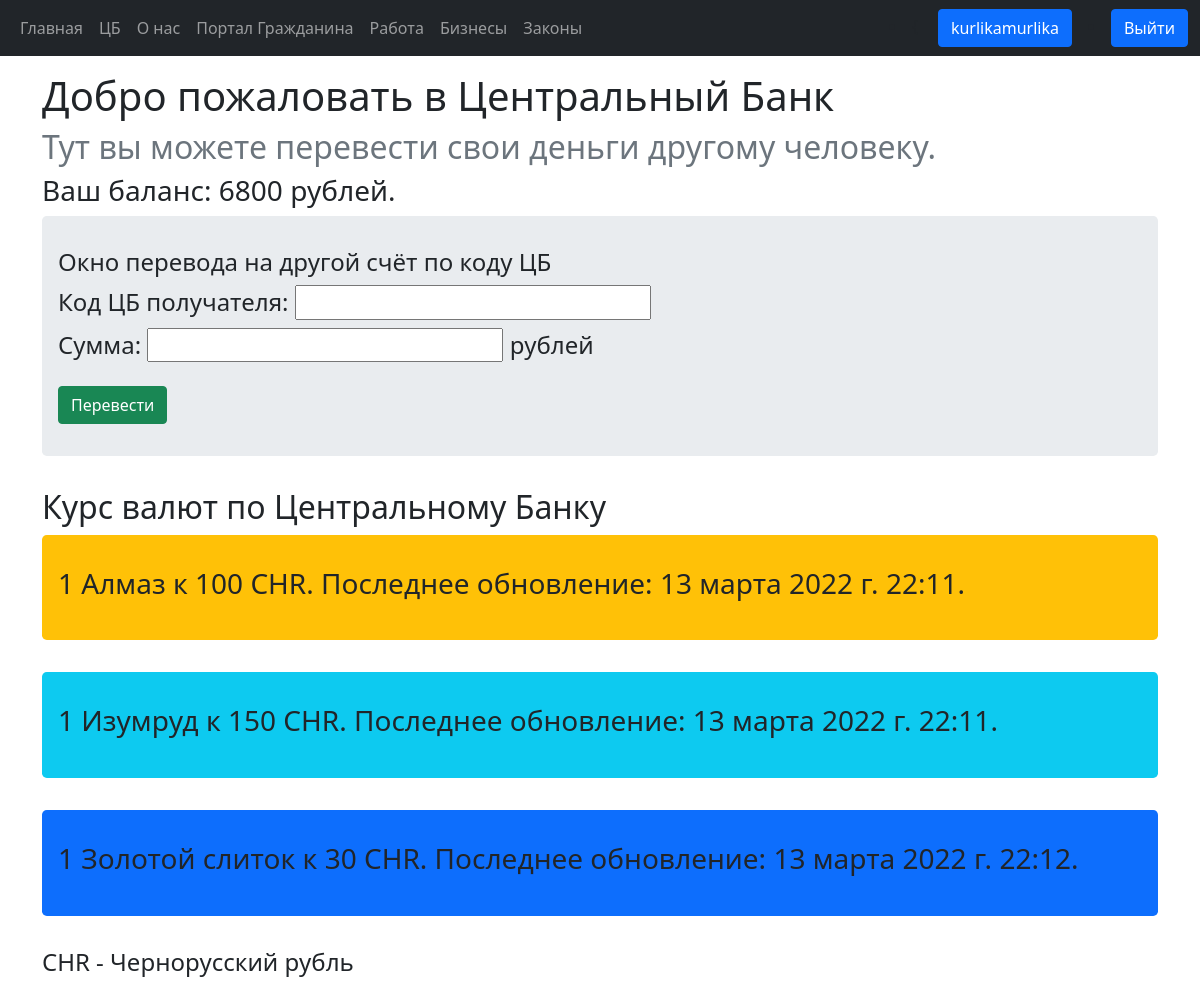
/send/ (signed in), run on the app's committed database.
### bank/models.py (models this page shows, shortened)
class BankAccount(models.Model):
    user = models.ForeignKey(User, on_delete=models.CASCADE, blank=True, null=True)
    name = models.CharField(max_length=10, unique=True)
    balance = models.IntegerField(default=0)
    account_type = models.CharField(max_length=20, default='personal')

class ExchangeRate(models.Model):
    resource = models.CharField(max_length=100)
    rate = models.IntegerField(default=1)
    last_update = models.DateTimeField(default=timezone.now)

### bank/views.py (the view, shortened to what this page needs)
# urls.py: path('send/', views.send, name='send'),
def send(request):
    works = True
    bank_account = ''
    not_enough_money = False
    try:
        bank_account = BankAccount.objects.filter(user_id=request.user.id).get(account_type='personal')
        has_bank = True
    except:
        has_bank = False
    form = SendMoney(request.POST or None)
    send_dict = {
        'has_bank': has_bank,
        'bank_account': bank_account,
        'form': form,
        'works': works,
        'not_enough_money': not_enough_money,
        "exchange_rates": ExchangeRate.objects.all(),
    }
    return render(request, 'bank/send.html', context=send_dict)

### bank/forms.py
class SendMoney(forms.Form):
    receiver = forms.CharField(max_length=10, min_length=10, label='Код ЦБ получателя')
    amount = forms.IntegerField(min_value=100, label="Сумма")

### bank/templates/bank/send.html (shortened to what this page needs)
<!DOCTYPE html>
{% extends 'bank/base.html' %}
{% block body_content %}
    {% if user.is_authenticated %}
        <h1>Добро пожаловать в Центральный Банк</h1>
        <h2 class="text-secondary">Тут вы можете перевести свои деньги другому человеку.</h2>
        {% if has_bank %}
            <h3>Ваш баланс: {{ bank_account.balance }} рублей.</h3>
            <div class="jumbotron" id="send_money_code">
                <h4>Окно перевода на другой счёт по коду ЦБ</h4>
                <form method="post" action="">
                    <h4>{{ form.receiver.label_tag }} {{ form.receiver }}</h4>
                    <h4>{{ form.amount.label_tag }} {{ form.amount }} рублей</h4>
                    <button class="btn btn-success btn-large mt-3" type="submit">Перевести</button>
                </form>
            </div>
            <h2>Курс валют по Центральному Банку</h2>
            {% for exchange_rate in exchange_rates %}
                <div class="jumbotron bg-{% cycle 'warning' 'info' 'primary' %}">
                    <h3>1 {{ exchange_rate.resource }} к  {{ exchange_rate.rate }} CHR. Последнее обновление: {{ exchange_rate.last_update }}.</h3>
                </div>
            {% endfor %}
            <h4>CHR - Чернорусский рубль</h4>
        {% else %}
            <h1 class="text-warning">Сначала создайте себе банковский счёт <a class="" href="{% url 'bank:profile' user.id %}">здесь</a>.</h1>
        {% endif %}
    {% else %}
        <h1>Сначала войдите в аккаунт</h1>
    {% endif %}
{% endblock %}

### bank/templates/bank/base.html (shortened to what this page needs)
<!DOCTYPE html>
<html lang="ru">
<head>
    <link href="https://cdn.jsdelivr.net/npm/bootstrap@5.1.2/dist/css/bootstrap.min.css" rel="stylesheet">
</head>
<body>
{% load static %}
<link href="{% static 'bank/style.css' %}" rel="stylesheet">
<nav class="navbar navbar-expand-sm bg-dark navbar-dark">
        <div class="container-fluid">
            <ul class="navbar-nav">
                <li class="nav-item">
                    <a class="nav-link" href="{% url 'bank:index' %}">Главная</a>
                </li>
                <li class="nav-item">
                    <a class="nav-link" href="{% url 'bank:send' %}">ЦБ</a>
                </li>
                <li class="nav-item">
                    <a class="nav-link" href="{% url 'bank:about_us' %}">О нас</a>
                </li>
                <li class="nav-item">
                    <a class='nav-link' href="{% url 'bank:citizen' %}">Портал Гражданина</a>
                </li>
                <li class="nav-item">
                    <a class='nav-link' href="{% url 'bank:jobs' %}">Работа</a>
                </li>
                <li class="nav-item">
                    <a class='nav-link' href="{% url 'bank:businesses' %}">Бизнесы</a>
                </li>
                <li class="nav-item">
                    <a class="nav-link" href="{% url 'bank:laws' %}">Законы</a>
                </li>
            </ul>
            <div class="d-flex">
                {% if user.is_authenticated %}
                    <li class="nav-item">{
                        <a class="btn btn-primary mx-3" href="{% url 'bank:profile' user.id%}">{{ user.get_username }}</a></li>
                    <li class="nav-item">
                        <a class="btn btn-primary" href="{% url 'logout'%}?next={{request.path}}">Выйти</a>
                    </li>
                {% endif %}
            </div>
        </div>
</nav>
<div class="container mt-3">
{% if user.is_authenticated %}
{% block body_content %}
{% endblock %}
{% else %}
<h1>Войдите в аккаунт для дальнейшего использования</h1>
{% endif %}
</div>
</body>
</html>

### bank/static/bank/style.css (style rules this page uses)
.jumbotron { padding: 2rem 1rem; margin-bottom: 2rem; background-color: #e9ecef; border-radius: .3rem; }

### data on the page
BankAccount: balance "6800"
ExchangeRate: resource "Алмаз", rate "100", last_update "13 марта 2022 г. 22:11"
ExchangeRate: resource "Изумруд", rate "150", last_update "13 марта 2022 г. 22:11"
ExchangeRate: resource "Золотой слиток", rate "30", last_update "13 марта 2022 г. 22:12"

### other printed values
{{ user.get_username }} "kurlikamurlika"
